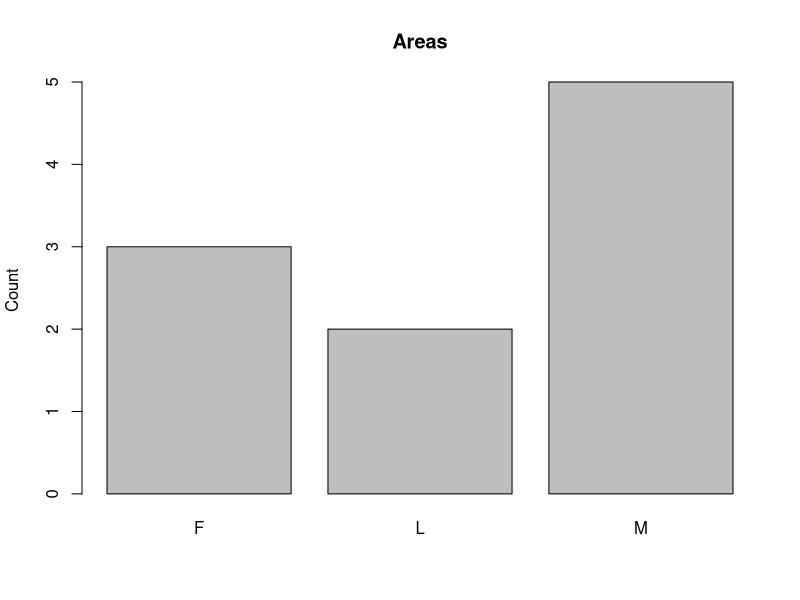
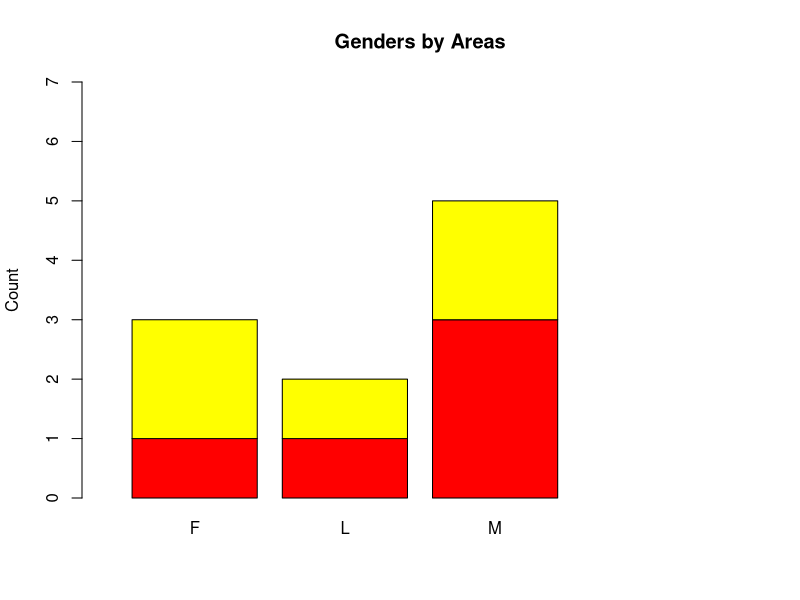

These charts were generated, in order, by the following R code: (Note: this script raises an error after producing the figures.)
# Taken courses subjects & genders of the attendees
courses <- data.frame(gender=c('F', 'F', 'M', 'F', 'M', 'F', 'M', 'M', 'M', 'F'),
                      areas=c('L', 'M', 'L', 'F', 'M', 'M', 'F', 'M', 'F', 'M'))

# Simple barplot counting the occurences of each subject
barplot(table(courses$areas), ylab="Count", main="Areas")

# Barplot containing information about genders
barplot(table(courses), ylab="Count", main="Genders by Areas", col=heat.colors(2), ylim=c(0,7), xlim=c(0,5))
legend("topright", legend=levels(courses$gender), fill=heat.colors(2))

# Courses taken by year
courses <- data.frame(areas=c('L', 'M', 'L', 'F', 'M', 'M', 'F', 'M', 'F', 'M',
                              'L', 'M', 'L', 'F', 'M', 'M', 'F', 'M', 'F', 'M',
                              'L', 'M', 'L', 'F', 'M', 'M', 'F', 'M', 'F', 'M'),
                      years=c('2014', '2015', '2015', '2014', '2014', '2016', '2016', '2015', '2015', '2015',
                              '2015', '2016', '2014', '2016', '2014', '2016', '2016', '2014', '2016', '2015',
                              '2015', '2016', '2016', '2016', '2015', '2016', '2014', '2016', '2016', '2016'))

barplot(table(courses), ylab="Count", main="Areas By Year", col=rainbow(3), beside=TRUE, ylim=c(0,9), xlim=c(0,17))
legend("topright", legend=levels(courses$areas), fill=rainbow(3))

# Stacked bar chart
barplot(table(courses), ylab="Count", main="Years by Areas", col=heat.colors(3), ylim=c(0,17), xlim=c(0,5))
legend("topright", legend=levels(courses$areas), fill=heat.colors(3))

# 100% stacked bar chart
# Express Table entries as fraction of marginal table
barplot(prop.table(bartable, 2) * 100, col=heat.colors(3), ylab="%", main="Years by Areas", xlim=c(0,5))
legend("topright", legend=levels(courses$areas), fill=heat.colors(3))

# Pie chart
# Create the labels
areas <- table(courses$areas)
per_labels <- round(areas/sum(areas) * 100, 1)
per_labels <- paste(per_labels, "%", sep="")

pie(table(courses$areas), col=rainbow(3), labels=per_labels)
legend("topright", legend=levels(courses$areas), fill=rainbow(3))
